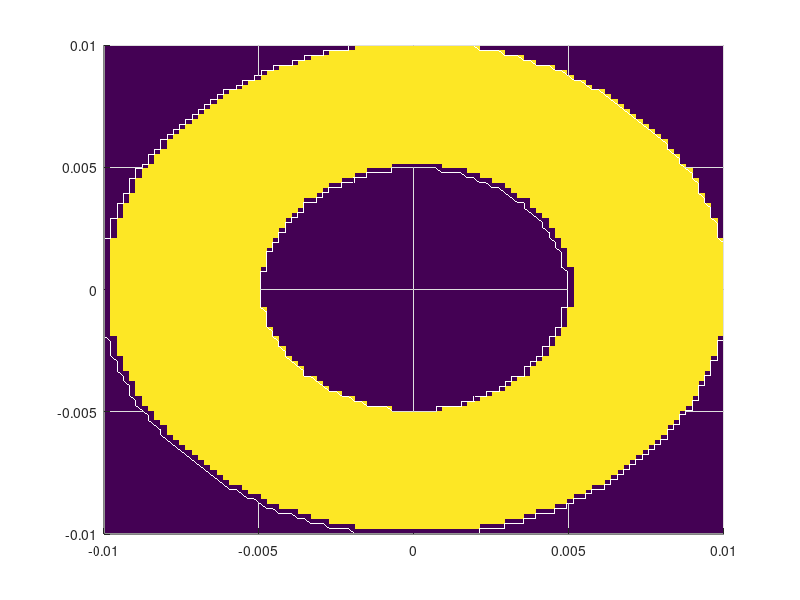

Here is the MATLAB script that generated this plot:
%% Qpropogation of Gaussian Beamlets

% Gauussian Parameters
wl = 1e-6;
npts = 4; % Used to autopopulate our pupil function
wo = 3*wl;
th = wl/(pi*wo);

% System Parameters
f = 0.5;
d = 0.5; % Distance between Source & Detector
dia = 1; % of pupil [m]

% Pupil Parameters
Rin = .005;
Rout = .01; 

%% Generate a Circular Pupil
x = linspace(-.01,.01,100); % 10mm
y = linspace(-.01,.01,100);

[x,y] = meshgrid(x,y);

pupil = zeros(size(x));
for yind = 1:length(pupil(:,1))
   for xind = 1:length(pupil(1,:)) 
        if (sqrt(x(yind,xind).^2 + y(yind,xind).^2) <= Rout) && (sqrt(x(yind,xind).^2 + y(yind,xind).^2)>= Rin)
            pupil(yind,xind) = 1;
        end
   end
end
surf(x,y,pupil,'linestyle','none')
view([0 90])

%% Define Sampling Area - Rectangular Distribution
u = linspace(-.01,.01,100);
v = linspace(-.01,.01,100);
[u,v] = meshgrid(u,v);

xbeams = length(x)/npts;
ybeams = length(y)/npts;
    


